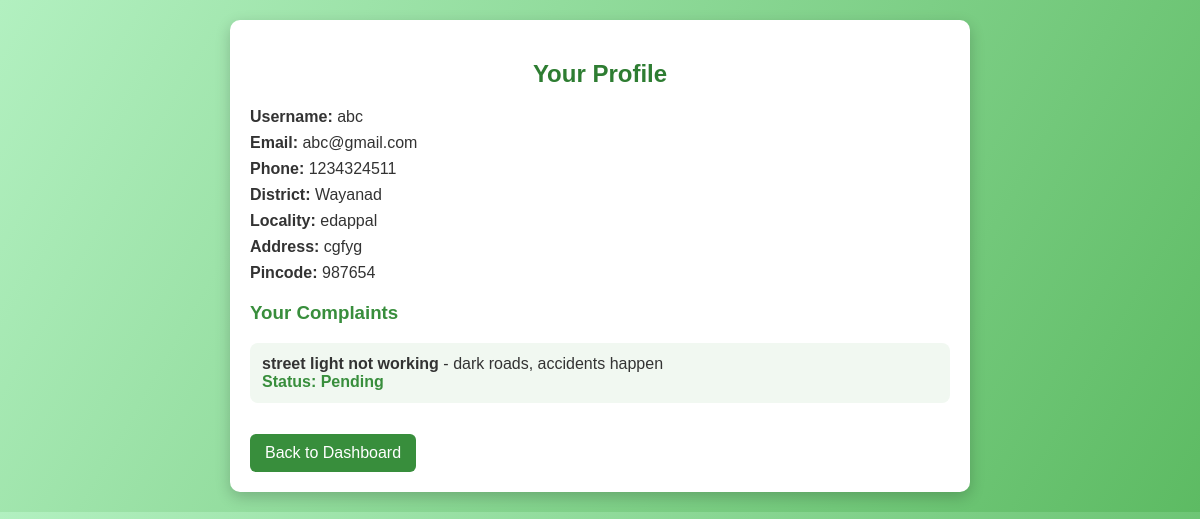
Screenshot of /profile (signed in) with the database file from the repository.
### tables this page shows
CREATE TABLE users (
    user_id INTEGER PRIMARY KEY AUTOINCREMENT,
    username TEXT NOT NULL,
    password TEXT NOT NULL,
    phone TEXT,
    email TEXT UNIQUE NOT NULL,
    district TEXT,
    locality TEXT,
    address TEXT,
    pincode TEXT
);

CREATE TABLE complaints (
    complaint_id INTEGER PRIMARY KEY AUTOINCREMENT,
    user_id INTEGER,
    title TEXT,
    description TEXT,
    location TEXT,
    status TEXT DEFAULT 'Pending',
    upvotes INTEGER DEFAULT 0,
    downvotes INTEGER DEFAULT 0,
    FOREIGN KEY (user_id) REFERENCES users(user_id)
);

### app.py (the view)
@app.route('/profile')
def profile():
    if 'user_id' not in session:
        return redirect(url_for('login'))
    user_id = session['user_id']
    cursor.execute("SELECT username, email, phone, district, locality, address, pincode FROM users WHERE user_id=?",
                   (user_id,))
    user = cursor.fetchone()
    cursor.execute("SELECT title, description, status FROM complaints WHERE user_id=?", (user_id,))
    user_complaints = cursor.fetchall()
    return render_template('profile.html', user=user, user_complaints=user_complaints)

### templates/profile.html (shortened to what this page needs)
<!DOCTYPE html>
<html lang="en">
<head>
</head>
<body>
    <div class="container">
        <h2>Your Profile</h2>
        <div class="profile-details">
            <p><strong>Username:</strong> {{ user[0] }}</p>
            <p><strong>Email:</strong> {{ user[1] }}</p>
            <p><strong>Phone:</strong> {{ user[2] }}</p>
            <p><strong>District:</strong> {{ user[3] }}</p>
            <p><strong>Locality:</strong> {{ user[4] }}</p>
            <p><strong>Address:</strong> {{ user[5] }}</p>
            <p><strong>Pincode:</strong> {{ user[6] }}</p>
        </div>
        <h3>Your Complaints</h3>
        <ul>
            {% for complaint in user_complaints %}
                <li>
                    <strong>{{ complaint[0] }}</strong> - {{ complaint[1] }}
                    <br>
                    <span class="status">Status: {{ complaint[2] }}</span>
                </li>
            {% else %}
                <li>No complaints submitted yet.</li>
            {% endfor %}
        </ul>
        <a href="{{ url_for('dashboard') }}" class="btn">Back to Dashboard</a>
    </div>
</body>
</html>

### templates/profile.html (style rules this page uses)
body { font-family: Arial, sans-serif; background: linear-gradient(120deg, #b2f0c0, #5dbb63); margin: 0; padding: 20px; color: #333; }
.container { background: #fff; padding: 20px; border-radius: 10px; max-width: 700px; margin: auto; box-shadow: 0 5px 15px rgba(0,0,0,0.2); }
h2 { color: #2e7d32; text-align: center; margin-bottom: 20px; }
.profile-details { margin-bottom: 20px; }
.profile-details p { font-size: 16px; margin: 8px 0; }
h3 { margin-top: 20px; color: #388e3c; }
ul { list-style-type: none; padding: 0; }
li { background: #f1f8f1; padding: 12px; border-radius: 8px; margin-bottom: 10px; }
.status { font-weight: bold; color: #388e3c; }
.btn { display: inline-block; padding: 10px 15px; background: #388e3c; color: #fff; text-decoration: none; border-radius: 6px; margin-top: 15px; transition: background 0.3s; }

### rows the page displays
users: username "abc", email "abc@gmail.com", phone "1234324511", district "Wayanad", locality "edappal", address "cgfyg", pincode "987654"
complaints: title "street light not working", description "dark roads, accidents happen", status "Pending"
